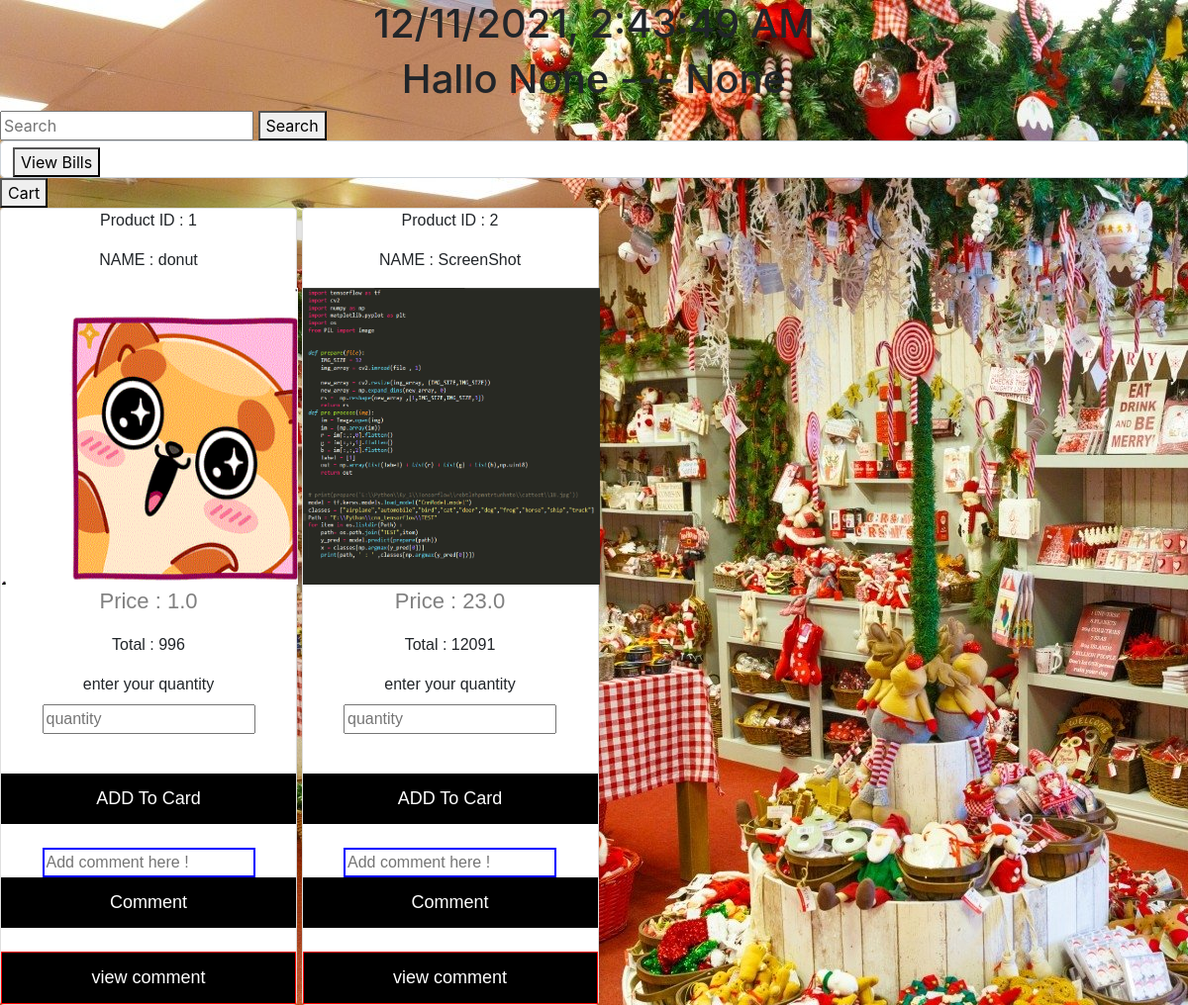
The page /Pools/products/ on the database as committed earlier.
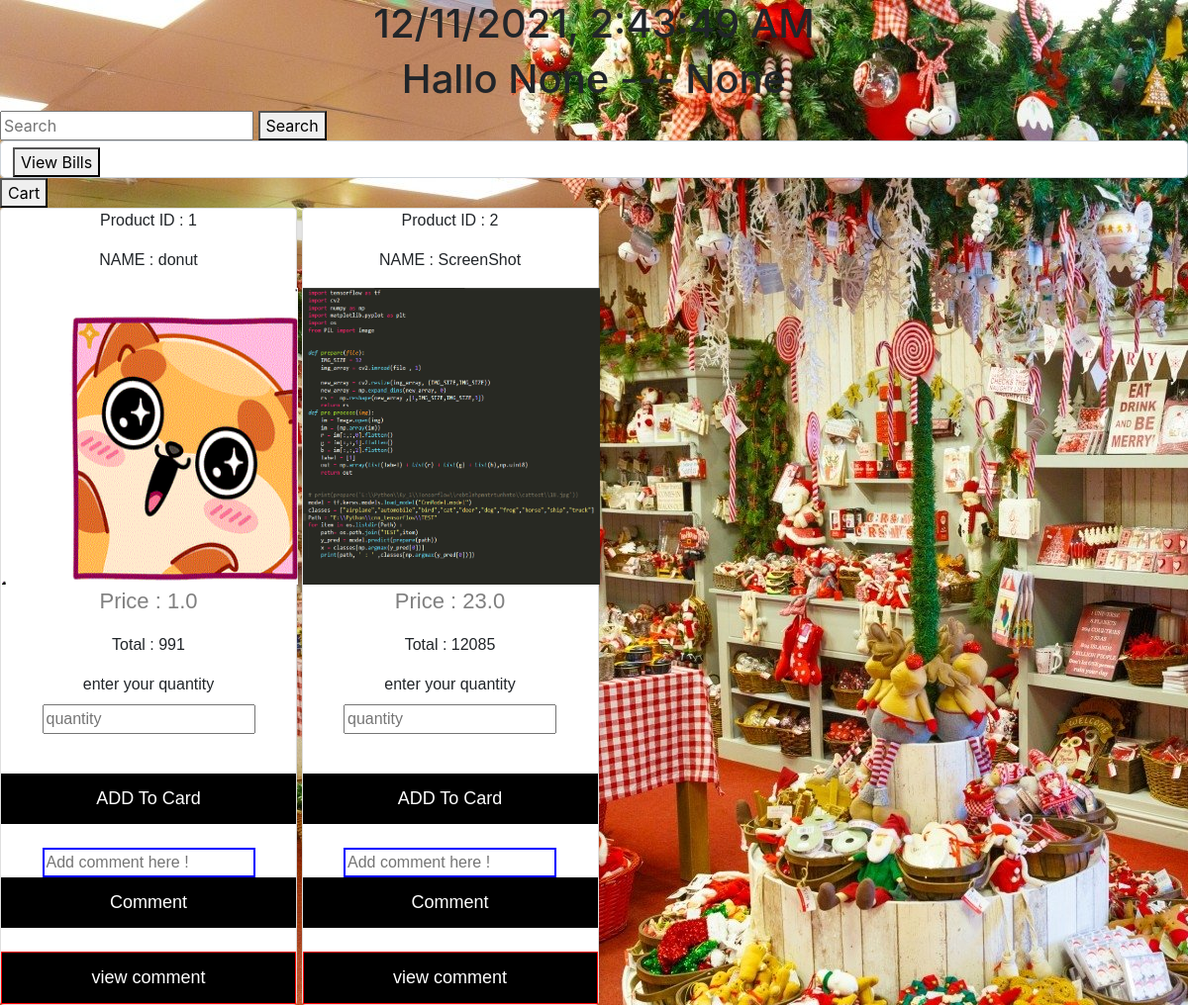
The same page on the database as committed later.
### pools/models.py (models this page shows, shortened)
class Products(models.Model):
	product_id = models.AutoField(primary_key=True)
	product_name = models.CharField(max_length=100)
	product_img = models.ImageField(null=True, blank=True ,upload_to="imgs/")
	product_price = models.FloatField()
	product_quantity = models.IntegerField()
	product_cmt = models.CharField(max_length=1000)

### pools/views.py (the view)
# urls.py: path('products/', views.products, name = 'products'),
def products(request  ):
	all_products = Products.objects.all
	print('log in call', request.method)
	value = request.COOKIES.get('id')
	user = request.COOKIES.get('user')
	print('cookie id : ' , value)
	print('cookie user : ' , user)
	if request.method == 'POST':
		mem_id=value
		product_id = request.POST.get('product_id')
		product_price = request.POST.get('product_price')
		quantity = request.POST.get('quantity')
		order_date = datetime.today()
		order_status = 0;
		print(' order :   ', mem_id , product_id , product_price , quantity , order_date , order_status)
		add2Cart( mem_id , product_id , product_price , quantity , order_date , order_status)
		return render(request, 'pools/prodcuts.html', {'user' : user ,'all_products' : all_products , 'member_id' : mem_id } )
	else :
		print('GET')
		return render(request, 'pools/prodcuts.html', {'user' : user ,  'all_products' : all_products , 'member_id' : value } )

### pools/templates/pools/prodcuts.html (shortened to what this page needs)
<!DOCTYPE html>
<html>
<head>
	<link rel="stylesheet" href="https://stackpath.bootstrapcdn.com/bootstrap/4.1.3/css/bootstrap.min.css">
    <link rel="stylesheet" href="https://use.fontawesome.com/releases/v5.5.0/css/all.css">
</head>
<body>
	<h1 style="text-align:center" id = "datetime"></h1>
	<h1 style="text-align:center" >Hallo {{ user }} --- {{member_id}} </h1>
	<form action="search/" method = "POST">
		<input type = "text" name = "key_word" placeholder="Search">
		<button>Search</button>
	</form>
	<form action = "view_bills/" method=post class="form-control">
		<button> View Bills </button>
	</form>
	<form action="view_cart/" method="POST">
		<button> Cart </button>
	</form>
	<div class = "block">
		{% for item in all_products %}
		<div class="card" color = "white">
		<p>Product ID :  {{ item.product_id }}</p>
		<p>NAME :  {{ item.product_name }}</p>
		<img src={{ item.product_img.url }} width="300" height="300" >
		<p class="price">Price : {{ item.product_price }}</p>
		<p class= >Total : {{ item.product_quantity }}</p>
			<form  id = {{item.product_name}}  method='POST' >
				<div class= 'form-group'>
					<label>enter your quantity</label><br>
					<input id="quantity" type="number" name="quantity" placeholder="quantity"> <br> <br>
				</div>
				<button>ADD To Card</button>
			</form>
			<br>
			<form action = 'add_cmt/' method="POST">
				<input style="border: 2px solid blue"  type = "text" name = "cmt" placeholder="Add comment here !"><br>
				<button>Comment</button>
			</form>
			<br>
			<form method='GET' action= 'product_cmt/' >
				<button style="border: 1px solid red" >view comment</button>
			</form>
		</div>
	</div>
	{% endfor %}
</body>
</html>

### pools/templates/pools/prodcuts.html (style rules this page uses)
.card { display: inline-block; box-shadow: 0 4px 8px 0 rgba(0, 0, 0, 0.2); max-width: 300px; margin: auto; text-align: center; font-family: arial; background-color: white }
.price { color: grey; font-size: 22px; }
.card button { border: 2px; outline: 0; padding: 12px; color: white; background-color: #000; text-align: center; cursor: pointer; width: 100%; font-size: 18px; }
body { background-image: url("/media/imgs/wallpaper3.jpg"); background-color: #cccccc; background-color: lightblue; }
div.block { display: inline-block; }

Rows that differ between the two databases and show on the page:
changed Products "donut": product_quantity "996" → "991"
changed Products "ScreenShot": product_quantity "12091" → "12085"
